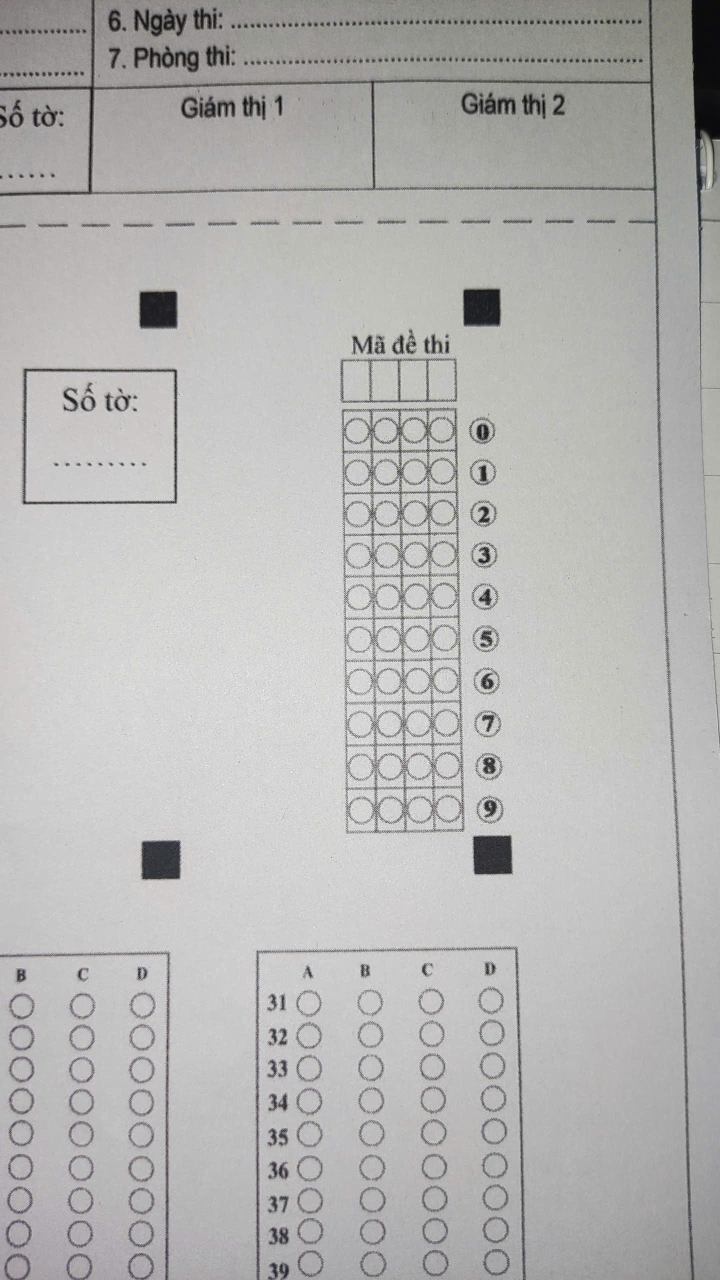
#> input picture services/Process/code.jpg, 1440 x 2560 px, found by its file name (shown at 1/2 size)
$ python rn.py
#> lines starting #> are read from the running program, lines starting #| are printed output that depends on the picture; after the words box and inside, x2 and y2 are one past the last pixel; in counts of white or black regions, pixels touching at a corner belong together
import cv2
import numpy as np
import sys
import os
sys.path.append(os.path.dirname(os.path.dirname(os.path.abspath(__file__))))
from utils import four_point_transform


def process_student_id(image_path=None, show_images=False, save_images=False):
    """
    Xử lý nhận dạng số báo danh (SBD) từ ảnh

    Args:
        image_path (str): Đường dẫn đến file ảnh. Nếu None sẽ dùng "code.jpg" mặc định
        show_images (bool): Có hiển thị ảnh hay không
        save_images (bool): Có lưu ảnh kết quả hay không

    Returns:
        str: Số báo danh được nhận dạng (8 chữ số)
    """
#> called with show_images = True, save_images = True
    # Đọc và xử lý ảnh
    if image_path is None:
        image_path = os.path.join(os.path.dirname(os.path.dirname(os.path.abspath(__file__))), "code.jpg")

    image = cv2.imread(image_path)
#> image is the input picture: shape (2560, 1440, 3); mean B, G, R 179.8, 180.9, 181.5
    if image is None:
        print(f"Không thể đọc file ảnh: {image_path}")
        return ""

    # Tiền xử lý ảnh
    gray = cv2.cvtColor(image, cv2.COLOR_BGR2GRAY)
    blurred = cv2.GaussianBlur(gray, (5, 5), 0)
    edged = cv2.Canny(blurred, 75, 200)
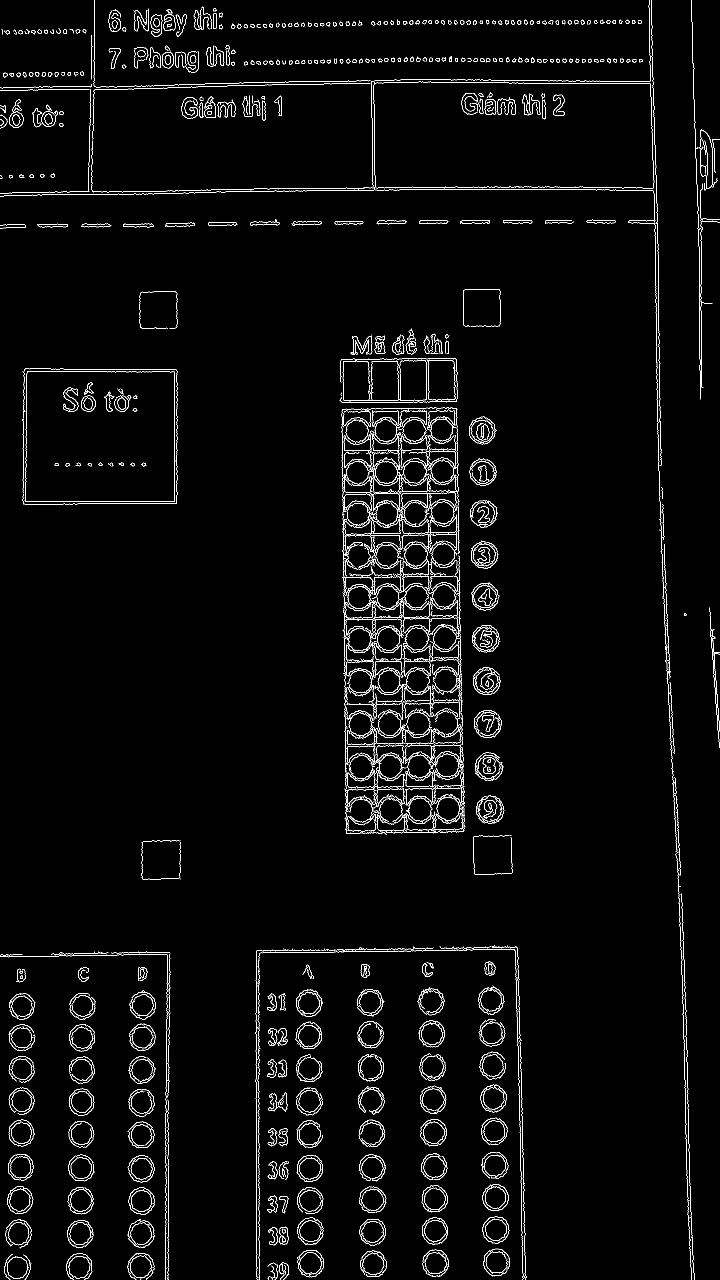
#> edged: shape (2560, 1440) (shown at 1/2 size); 2.7% white in thin lines or dots

    # Tìm contours và lọc vùng SBD
    contours, _ = cv2.findContours(edged.copy(), cv2.RETR_EXTERNAL, cv2.CHAIN_APPROX_SIMPLE)
#> contours = 862 contours, 502 with area under 20; largest, box (x1, y1, x2, y2) and area: (49, 742, 352, 1004) 77117, (684, 1100, 859, 1393) 4796, (798, 720, 854, 801) 4098, (854, 720, 911, 801) 4057, (689, 1582, 930, 1670) 3591
    contours = sorted(contours, key=cv2.contourArea, reverse=True)

    # Lưu tất cả contours nếu cần
    if save_images:
        all_contours_img = image.copy()
        for idx, cnt in enumerate(contours):
            cv2.drawContours(all_contours_img, [cnt], -1, (0, 0, 255), 2)
            area = cv2.contourArea(cnt)
            M = cv2.moments(cnt)
            if M["m00"] != 0:
                cx = int(M["m10"] / M["m00"])
                cy = int(M["m01"] / M["m00"])
                cv2.putText(all_contours_img, f"{int(area)}", (cx-30, cy), cv2.FONT_HERSHEY_SIMPLEX, 0.7, (255,255,0), 2)
#> this loop made 862 passes
#> (area, cx, cy) on passes 1 to 8: (77117, 200, 872), (4796.5, 752, 1248), (4098.5, 826, 760), (4057, 882, 760), (3591, 844, 1632), (2685.5, 838, 1543), (2472.5, 805, 1047), (2190, 991, 2459)
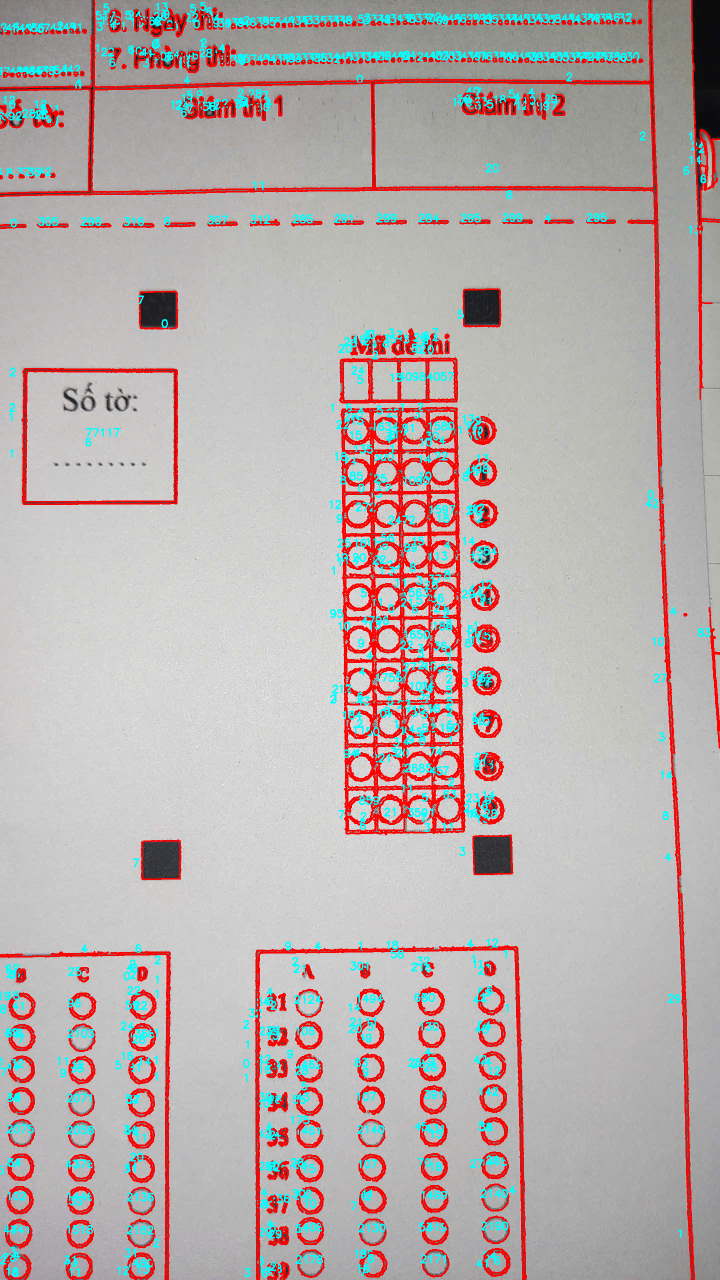
#> all_contours_img: shape (2560, 1440, 3) (shown at 1/2 size); 10.79% of pixels changed, all inside (x1, y1, x2, y2) = (0, 0, 1440, 2560)
        cv2.imwrite("all_contours_sbd.jpg", all_contours_img)
        print("Da luu anh tat ca contours vao file 'all_contours_sbd.jpg'")

    paper_contour = None
    for contour in contours:
        perimeter = cv2.arcLength(contour, True)
        approx = cv2.approxPolyDP(contour, 0.02 * perimeter, True)

        if len(approx) == 4 and 200000 < cv2.contourArea(contour) < 300000:
            paper_contour = approx
            break
#> this loop made 862 passes
#> perimeter on passes 5 to 7: 1975.8, 1155.5, 1618.8

    if paper_contour is None:
        print("Khong tim thay vung sbd!")
        return ""

    print("Da tim thay vung sbd!")

    try:
        # Crop và xoay ảnh
        paper_points = paper_contour.reshape(4, 2)
        cropped_paper = four_point_transform(cv2.imread(image_path), paper_points)
        cropped_paper = cv2.rotate(cropped_paper, cv2.ROTATE_90_COUNTERCLOCKWISE)

        # Thiết lập grid
        height, width = cropped_paper.shape[:2]
        rows, cols = 10, 8
        cell_height, cell_width = height // rows, width // cols

        # Lưu ảnh crop nếu cần
        if save_images:
            cv2.imwrite("sbd.jpg", cropped_paper)
            print("Da luu sbd da crop vao file 'sbd.jpg'")

        # Xử lý nhận dạng
        gray_cropped = cv2.cvtColor(cropped_paper, cv2.COLOR_BGR2GRAY)
        _, otsu_thresh = cv2.threshold(gray_cropped, 0, 255, cv2.THRESH_BINARY + cv2.THRESH_OTSU)

        if save_images:
            cv2.imwrite("otsu_thresh_sbd.jpg", otsu_thresh)
            print("Da luu anh Otsu threshold vao file 'otsu_thresh_sbd.jpg'")

        # Thu thập giá trị mean và tính ngưỡng
        all_means = []
        for col in range(cols):
            for row in range(rows):
                y1, y2 = row * cell_height, (row + 1) * cell_height
                x1, x2 = col * cell_width, (col + 1) * cell_width
                cell_roi = otsu_thresh[y1:y2, x1:x2]
                all_means.append(np.mean(cell_roi))

        auto_threshold = np.percentile(all_means, 10)
        print(f"Nguong tu dong tinh duoc: {auto_threshold:.2f}")

        # Nhận dạng ô đã tô
        student_id = []
        numbered_image = cropped_paper.copy() if show_images or save_images else None

        for col in range(cols):
            for row in range(rows):
                y1, y2 = row * cell_height, (row + 1) * cell_height
                x1, x2 = col * cell_width, (col + 1) * cell_width
                cell_roi = otsu_thresh[y1:y2, x1:x2]
                mean_val = np.mean(cell_roi)

                if numbered_image is not None:
                    cv2.putText(numbered_image, str(row), (x1 + 5, y1 + 20),
                               cv2.FONT_HERSHEY_SIMPLEX, 0.5, (255, 0, 0), 1)
                    cv2.putText(numbered_image, f"{mean_val:.0f}", (x1 + 5, y2 - 5),
                               cv2.FONT_HERSHEY_SIMPLEX, 0.3, (0, 255, 255), 1)

                if mean_val < auto_threshold:
                    student_id.append((col + 1, row))
                    if numbered_image is not None:
                        cv2.rectangle(numbered_image, (x1, y1), (x2, y2), (0, 0, 255), 3)
                    print(f"Tim thay o da to tai cot {col + 1}, hang {row} (mean: {mean_val:.2f})")

        # Tạo kết quả
        student_id.sort(key=lambda x: x[0])
        student_id_string = ''.join([str(digit) for _, digit in student_id])

        # Lưu và hiển thị nếu cần
        if save_images and numbered_image is not None:
            cv2.imwrite("numbered_sbd.jpg", numbered_image)
            print("Da luu anh co danh so vao file 'numbered_sbd.jpg'")

        if show_images and numbered_image is not None:
            cv2.imshow("SBD da crop", numbered_image)
            cv2.waitKey(0)
            cv2.destroyAllWindows()

        # Kết quả
        if len(student_id_string) == 8:
            print(f"SBD NHAN DANG DUOC: {student_id_string}")
        else:
            print(f"Canh bao: SBD khong du 8 chu so. Tim thay: {student_id_string} ({len(student_id_string)} chu so)")

        return student_id_string

    except Exception as e:
        print(f"Loi khi xu ly vung SBD: {e}")
        return ""


def main():
    """Hàm main để test"""
    student_id = process_student_id(show_images=True, save_images=True)
    print(f"\nKet qua cuoi cung: {student_id}")


if __name__ == "__main__":
    main()

$ run again, with services/Process/p12.jpg copied over services/Process/code.jpg
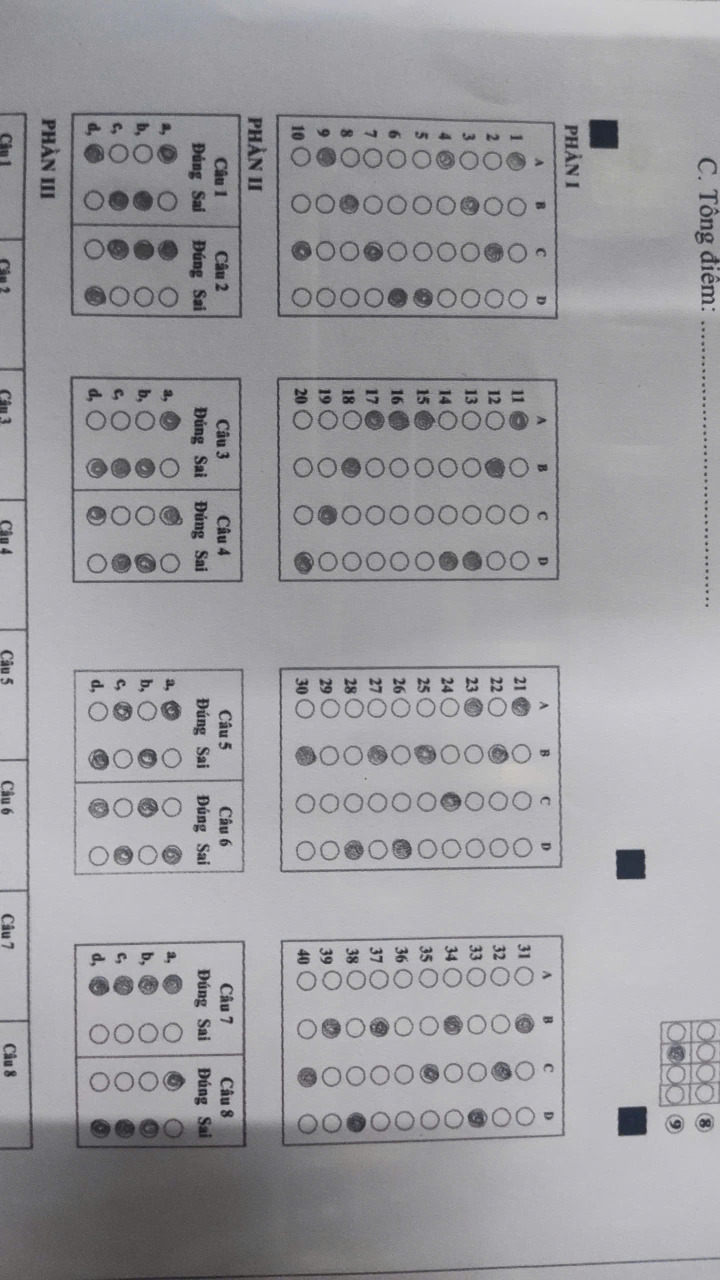
#> input picture services/Process/p12.jpg, 1440 x 2560 px, found by its file name (shown at 1/2 size)
#> in process_student_id, image is the input picture: shape (2560, 1440, 3); mean B, G, R 159.5, 155.6, 156.4
#> in process_student_id, `edged = cv2.Canny(blurred, 75, 200)`:
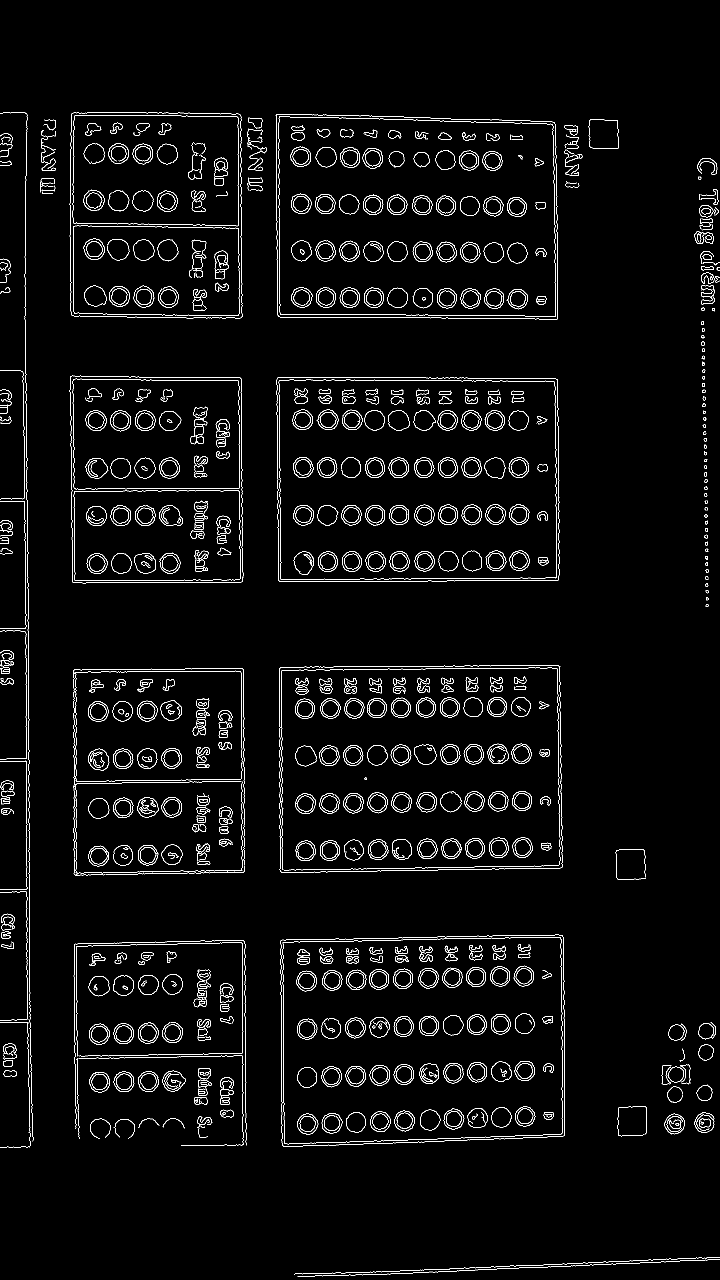
#> edged: shape (2560, 1440) (shown at 1/2 size); 3.1% white in thin lines or dots
#> contours = 249 contours, 122 with area under 20; largest, box (x1, y1, x2, y2) and area: (561, 1869, 1130, 2294) 231026, (558, 1330, 1126, 1746) 229290, (553, 754, 1119, 1164) 228280, (551, 228, 1116, 640) 224222, (139, 751, 487, 1167) 140016
#> the loop in process_student_id, `for idx, cnt in enumerate(contours):` made 249 passes
#> (area, cx, cy) on passes 1 to 8: (231026.5, 843, 2078), (229290, 839, 1536), (228280, 834, 958), (224222, 831, 435), (140016.5, 312, 959), (139399, 311, 430), (72097, 316, 1451), (3242.5, 1207, 267)
#> the loop in process_student_id, `for contour in contours:` made 1 pass
#> (perimeter, paper_contour) on pass 1: (2017.8, [[1125, 1871], [562, 1880], [564, 2290], [1128, 2271]])
#> paper_points = [[1125, 1871], [562, 1880], [564, 2290], [1128, 2271]]
#> in order_points, ``: rect = [[0, 0], [0, 0], [0, 0], [0, 0]]
#> s = [2996, 2442, 2854, 3399]
#> diff = [746, 1318, 1726, 1143]
#> in four_point_transform, ``: rect = [[562, 1880], [1125, 1871], [1128, 2271], [564, 2290]]
#> tl = [562, 1880]; tr = [1125, 1871]; br = [1128, 2271]; bl = [564, 2290]
#> widthA = 564.3
#> widthB = 563.1
#> maxWidth = 564
#> heightA = 400
#> heightB = 410
#> dst = [[0, 0], [563, 0], [563, 409], [0, 409]]
#> M = [[0.961, -0.00469, -531.3], [0.0157, 0.985, -1859.8], [-4.25e-05, 4.79e-06, 1]]
#> otsu_thresh: shape (564, 410); 80.1% white; 78 black regions (21 under 20 px), largest, box (x1, y1, x2, y2) and area: (0, 0, 410, 564) 17734, (348, 155, 388, 197) 1287, (254, 106, 295, 149) 1281
#> after the loop in process_student_id, `for col in range(cols):`: all_means = 80 values, max 255 at index 21, min 26.61 at index 77, mean 206.7
#> auto_threshold = 150.9
#| Nguong tu dong tinh duoc: 150.91
#> after the loop in process_student_id, `for col in range(cols):`:
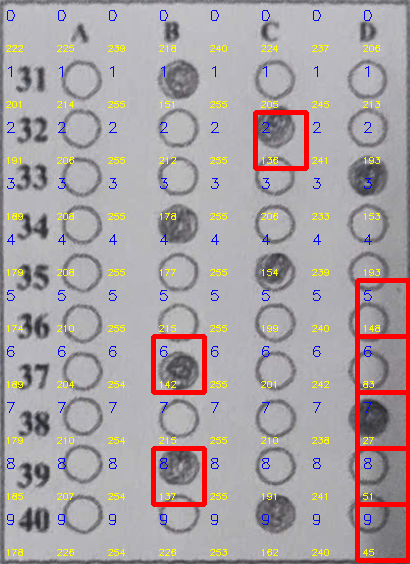
#> numbered_image: shape (564, 410, 3); mean B, G, R 163.4, 160.7, 169.5
#> after the loop in process_student_id, `for col in range(cols):`: student_id = [(4, 6), (4, 8), (6, 2), (8, 5), (8, 6), (8, 7), (8, 8), (8, 9)]
#| SBD NHAN DANG DUOC: 68256789
#> in main, `student_id = process_student_id(show_images=True, save_images=True)`: student_id = '68256789'
#| Ket qua cuoi cung: 68256789
